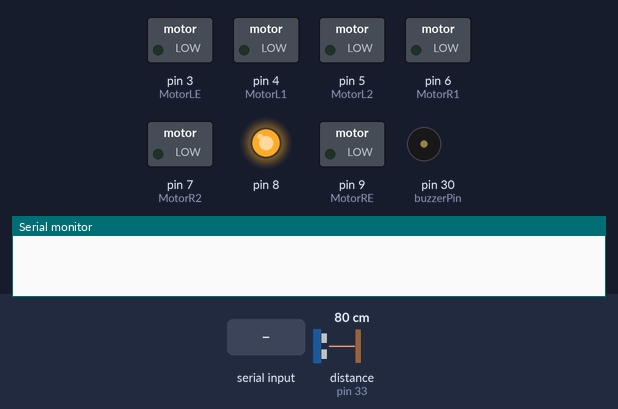
The sketch below on a simulated Arduino Mega 2560, built with avr-gcc and run on an emulated ATmega2560. Parts: switched loads named in the sketch (green lamp = pin HIGH), output pins drawn as LEDs (lit = HIGH), buzzer (waves = sounding), the last lines printed to the serial monitor. Wiring (inferred from the names in the program): ultrasonic range finder: trigger pin 32; echo pin 33. Inputs (shaded band) come from the test bench; at power-on: distance to the obstacle (sensor on pin 33) 80 cm. The echo pulse lasts 58.3 µs per cm; pins used as bus, display or sensor lines are not drawn.

Above: at 1.2 s.
1.3 s: "a" received over Serial
4.3 s: distance to the obstacle (sensor on pin 33) set to 4 cm
At 6.57 s:
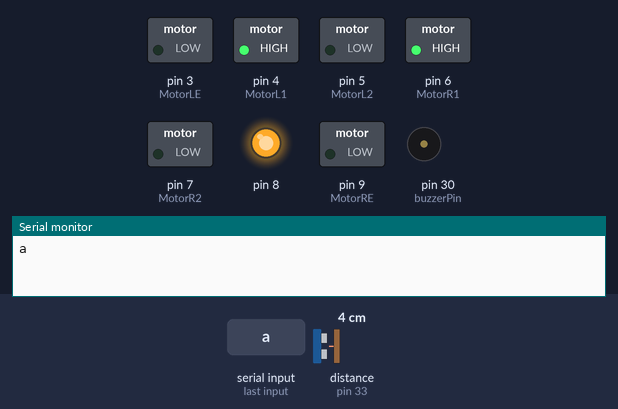
7.3 s: "f" received over Serial
At 8.0 s:
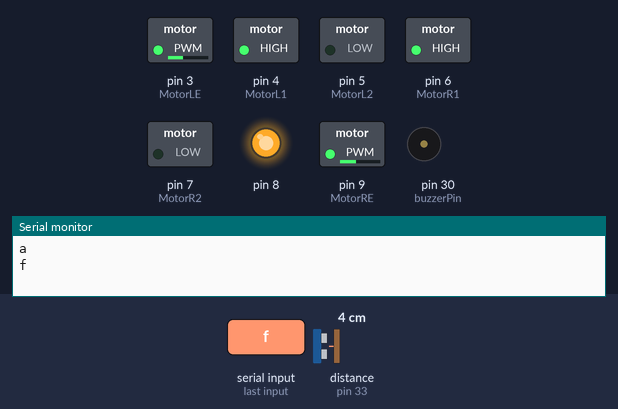
8.8 s: "l" received over Serial
At 9.2 s:
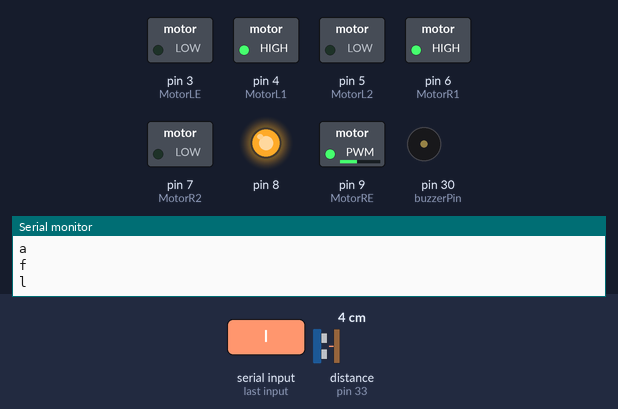
10.3 s: "r" received over Serial
At 11.5 s:
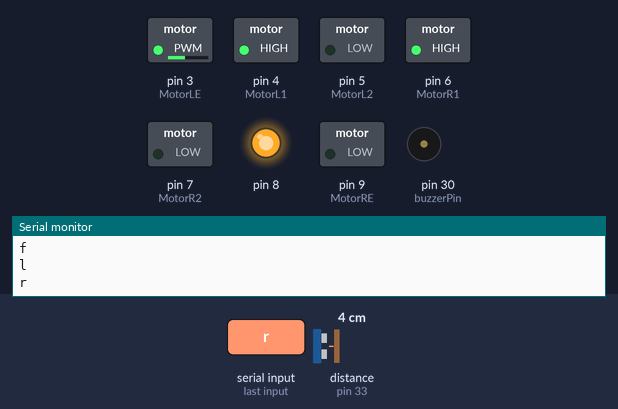
11.8 s: "b" received over Serial
At 12.6 s:
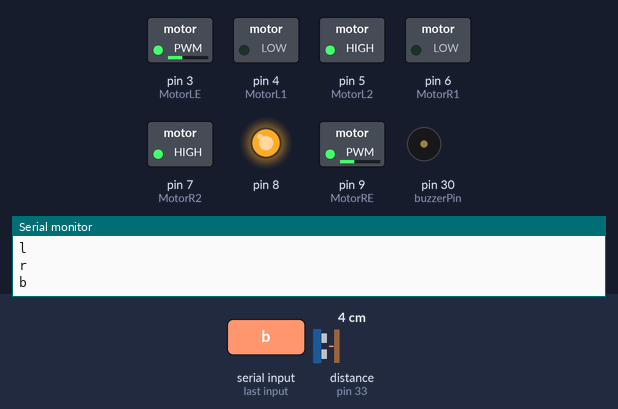
Timing chart, 0 to 14.3 s (numbered marks = the images above; inputs shaded):
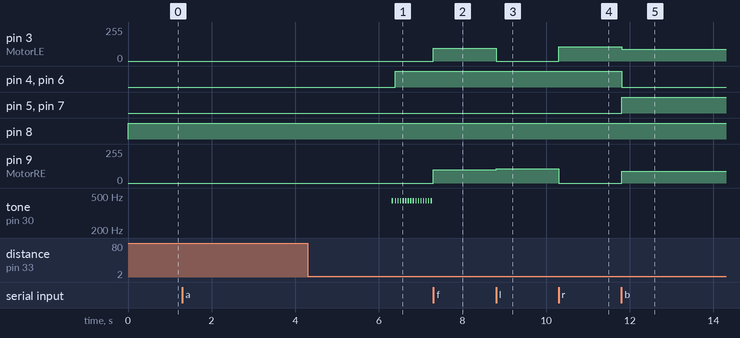

Measured:
- after the input at 4.3 s, pin 3 (MotorLE): stays 0/255 (without the input it goes to 94/255 after 2.0 s); pin 9 (MotorRE): stays 0/255 (without the input it goes to 100/255 after 2.0 s); tone on pin 30 (buzzerPin): alternates 440 Hz for 0.03 s and silent for 0.03 s, starting after 2.0 s
- after the input at 7.3 s, pin 3 (MotorLE): 0/255 → 94/255 at once; pin 9 (MotorRE): 0/255 → 100/255 at once; tone on pin 30 (buzzerPin): stops changing and stays silent
- after the input at 8.8 s, pin 3 (MotorLE): 94/255 → 0/255 at once; pin 9 (MotorRE): 100/255 → 107/255 at once
- after the input at 10.3 s, pin 3 (MotorLE): 0/255 → 107/255 at once; pin 9 (MotorRE): 107/255 → 0/255 at once
- after the input at 11.8 s, pin 3 (MotorLE): 107/255 → 90/255 at once; pin 4 (MotorL1), pin 6 (MotorR1): HIGH → LOW at once; pin 5 (MotorL2), pin 7 (MotorR2): LOW → HIGH at once; pin 9 (MotorRE): 0/255 → 90/255 at once

The sketch:

22052019son.ino
```cpp
#define SensorSol 10
#define SensorOrta 11
#define SensorSag 12

#define MotorR1 6
#define MotorR2 7
#define MotorRE 9

#define MotorL1 4
#define MotorL2 5
#define MotorLE 3


//sensor
#define echoPin 33
#define trigPin 32
#define buzzerPin 30
#define yakinlikVcc 31

//bluetooth
#define echoPin 33
#define trigPin 32
#define buzzerPin 30
#define yakinlikVcc 31

long duration, distance;

int maximumRange = 15;
int minimumRange = 0;
int yakinlik;
int boole=0;
char veri;
int sayac;
int bekleme=5;

void setup() {

  // sayac=100;

  Serial.begin(9600);
  pinMode(SensorSol, INPUT);
  pinMode(SensorOrta, INPUT);
  pinMode(SensorSag, INPUT);

  pinMode(MotorR1, OUTPUT);
  pinMode(MotorR2, OUTPUT);

  pinMode(MotorL1, OUTPUT);
  pinMode(MotorL2, OUTPUT);

  pinMode(trigPin, OUTPUT);
  pinMode(echoPin, INPUT);
  pinMode(buzzerPin, OUTPUT);
  pinMode(yakinlikVcc, OUTPUT);

  pinMode(trigPin, OUTPUT);
  pinMode(echoPin, INPUT);
  pinMode(buzzerPin, OUTPUT);
  pinMode(yakinlikVcc, OUTPUT);
  pinMode(8,OUTPUT);
}

void loop() {
   digitalWrite(8,HIGH);
          digitalWrite(yakinlikVcc,HIGH);
   digitalWrite(yakinlikVcc,HIGH);
   digitalWrite(8,HIGH);
   digitalWrite(trigPin,LOW);
   delayMicroseconds(3);
   digitalWrite(trigPin, HIGH);
   delayMicroseconds(10);
   digitalWrite(trigPin, LOW);
   digitalWrite(8,HIGH);
   duration = pulseIn(echoPin, HIGH);
   distance=duration/29.1/2;
  if(Serial.available()>0){
      veri = Serial.read();
      Serial.println(veri);
    }
  if(veri=='f'){
    //   sayac=100;
    ileri();
  }if(veri=='l'){
    sag();
  }
  if(veri=='r'){
    sol();
  }
  if(veri=='b'){
    geri();
  }
  if(veri=='s'){
    dur();
    bekleme=5;
  }  if(veri=='a'){

      if(Serial.available()>0){
      veri = Serial.read();
      Serial.println(veri);

    }
     digitalWrite(8,HIGH);
      digitalWrite(yakinlikVcc,HIGH);
      if(bekleme<=5){
      baslangicMelodisi();
      bekleme++;
      baslangicMelodisi();
      bekleme++;
      baslangicMelodisi();
      bekleme++;
      baslangicMelodisi();
      bekleme++;
      baslangicMelodisi();
      bekleme++;
    }else{
       if(distance>20){
        if(digitalRead(SensorSol) == 0 && digitalRead(SensorOrta) == 1 && digitalRead(SensorSag) == 0){
            ileri();
        }
        if(digitalRead(SensorSol) == 1 && digitalRead(SensorOrta) == 1 && digitalRead(SensorSag) == 1){
            ileri();
        }
      if(digitalRead(SensorSol) == 0 && digitalRead(SensorOrta) == 0 && digitalRead(SensorSag) == 1){
        sag();
        }
        if(digitalRead(SensorSol) == 1 && digitalRead(SensorOrta) == 0 && digitalRead(SensorSag) == 0){
        sol();
      }
        if(digitalRead(SensorSol) == 0 && digitalRead(SensorOrta) == 1 && digitalRead(SensorSag) == 1){
        sag();
      }  if(digitalRead(SensorSol) == 1 && digitalRead(SensorOrta) == 0 && digitalRead(SensorSag) == 1){
        sol();
      }

      if(digitalRead(SensorSol) == 1 && digitalRead(SensorOrta) == 1 && digitalRead(SensorSag) == 0){
        sol();
      }if(digitalRead(SensorSol) == 0 && digitalRead(SensorOrta) == 0 && digitalRead(SensorSag) == 0){

          ileri();

      }
  }else if(distance<=20){
    dur();
  }
 }
}


}

void geri(){
  //sayac-=1;
  digitalWrite(MotorR1, LOW);
  digitalWrite(MotorR2, HIGH);
  analogWrite(MotorRE, 90);
  digitalWrite(MotorL1, LOW);
  digitalWrite(MotorL2, HIGH);
  analogWrite(MotorLE, 90);
      delay(100);

}
void ileri(){

  digitalWrite(MotorR1, HIGH);
  digitalWrite(MotorR2, LOW);
  analogWrite(MotorRE, 100);
  digitalWrite(MotorL1, HIGH);
  digitalWrite(MotorL2, LOW);
  analogWrite(MotorLE, 94);
}


void dur(){
  melodi(distance*10);
  digitalWrite(MotorLE, LOW);
  digitalWrite(MotorRE, LOW);

  digitalWrite(MotorR1, HIGH);
  digitalWrite(MotorR2, LOW);

  digitalWrite(MotorL1, HIGH);
  digitalWrite(MotorL2, LOW);


}
void sol(){
  digitalWrite(MotorR1, HIGH);
  digitalWrite(MotorR2, LOW);
  analogWrite(MotorRE, 0);
  digitalWrite(MotorL1, HIGH);
  digitalWrite(MotorL2, LOW);
  analogWrite(MotorLE, 107);
}

void sag(){

  digitalWrite(MotorR1, HIGH);
  digitalWrite(MotorR2, LOW);
  analogWrite(MotorRE, 107);

  digitalWrite(MotorL1, HIGH);
  digitalWrite(MotorL2, LOW);
  analogWrite(MotorLE, 0);

}
void melodi(int dly)
{ int snsr=dly/10;
  if(snsr<20){
  tone(buzzerPin, 440);
  delay(dly);
  noTone(buzzerPin);
  delay(dly);
  }

}
void baslangicMelodisi(){
  //tone(buzzerPin,440);
    digitalWrite(buzzerPin,HIGH);
    delay(500);
    digitalWrite(buzzerPin,LOW);
 // noTone(buzzerPin);
   delay(500);

}
```
